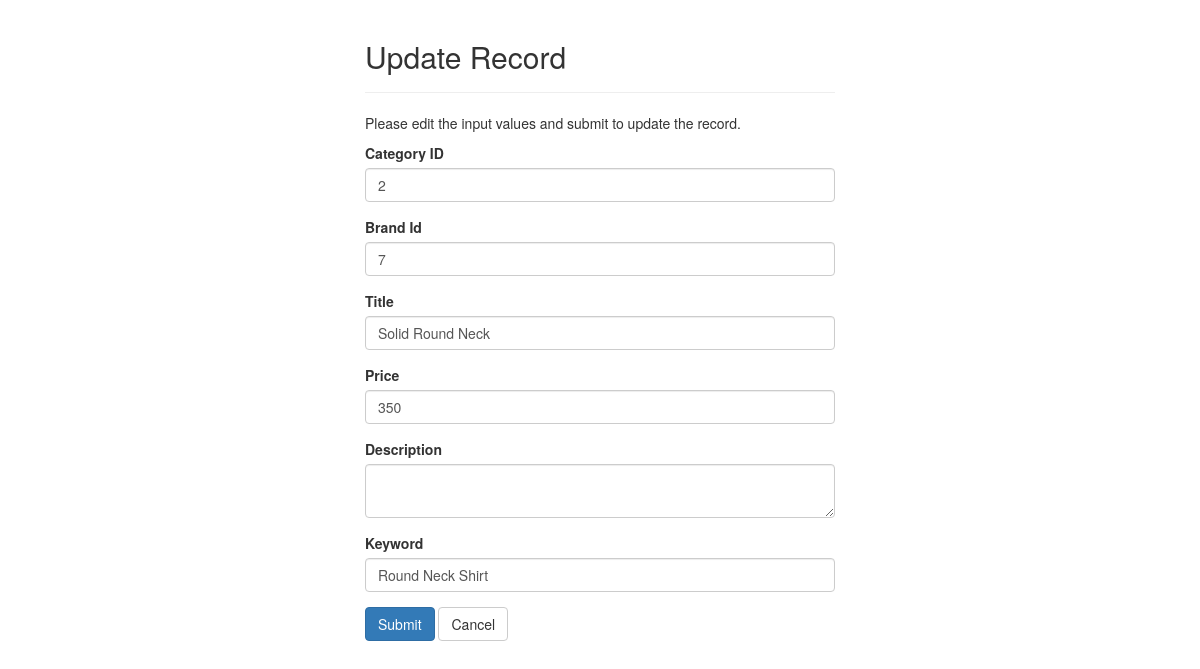
Screenshot of /update.php?id=8 with the database file from the repository.
### tables this page shows
CREATE TABLE `products` (
  `product_id` int(100) NOT NULL,
  `product_cat` int(100) NOT NULL,
  `product_brand` int(100) NOT NULL,
  `product_title` varchar(255) NOT NULL,
  `product_price` int(100) NOT NULL,
  `product_desc` text NOT NULL,
  `product_image` text NOT NULL,
  `product_keywords` text NOT NULL,
  `pro_qty` int(11) NOT NULL
);

### update.php (the view, shortened to what this page needs)
<?php
require_once 'config.php';
$cat=$brand=$title = $price = $desc =$filetmp=$keyword=$filetmp=$filename= "";
$cat_err=$brand_err=$title_err = $price_err = $desc_err =$image_err =$keyword_err="";
if(isset($_POST["id"]) && !empty($_POST["id"])){
    $id = $_POST["id"];
    $input_name = trim($_POST["cat"]);
    if(empty($input_name)){
        $cat_err = "Please enter a Product name.";
    }
     else{
        $cat = $input_name;
    }
    $input_name = trim($_POST["brand"]);
    if(empty($input_name)){
        $brand_err = "Please enter a Product name.";
    }
     else{
        $brand = $input_name;
    }
    $input_name = trim($_POST["title"]);
    if(empty($input_name)){
        $title_err = "Please enter a Product name.";
    }
     else{
        $title = $input_name;
    }
    $input_address = trim($_POST["price"]);
    if(empty($input_address)){
        $price_err = 'Please enter an Price.';
    } else{
        $price = $input_address;
    }
    $input_salary = trim($_POST["desc"]);
    if(empty($input_salary)){
        $desc_err = "Please enter the Description.";
    } else{
        $desc = $input_salary;
    }
     $input_address = trim($_POST["keyword"]);
    if(empty($input_address)){
        $keyword_err = 'Please enter an keyword.';
    } else{
        $keyword = $input_address;
    }
    if(empty($cat_err) && empty($brand_err) && empty($title_err) && empty($price_err) && empty($desc_err)  && empty($keyword_err)){
        $sql = "UPDATE products SET product_cat=?,product_brand=?,product_title=?, product_price=?, product_desc=?,product_keywords=? WHERE product_id=?";
        if($stmt = mysqli_prepare($link, $sql)){
            mysqli_stmt_bind_param($stmt, "ssssssi", $param_cat,$param_brand,$param_title, $param_price, $param_desc,$param_keyword,$param_id);
             $param_cat= $cat;
              $param_brand= $brand;
            $param_title= $title;
            $param_price = $price;
            $param_desc = $desc;
            $param_keyword=$keyword;
                $param_id = $id;
            if(mysqli_stmt_execute($stmt)){
                header("location: index1.php");
                exit();
            } else{
                echo "Something went wrong. Please try again later.";
            }
        }
        mysqli_stmt_close($stmt);
    }
    mysqli_close($link);
} else{
    if(isset($_GET["id"]) && !empty(trim($_GET["id"]))){
        $sql = "SELECT * FROM products WHERE product_id = ?";
        if($stmt = mysqli_prepare($link, $sql)){
            mysqli_stmt_bind_param($stmt, "i", $param_id);
            if(mysqli_stmt_execute($stmt)){
                $result = mysqli_stmt_get_result($stmt);
                if(mysqli_num_rows($result) == 1){
                    $row = mysqli_fetch_array($result, MYSQLI_ASSOC);
                    $cat = $row["product_cat"];
                    $brand = $row["product_brand"];
                    $title = $row["product_title"];
                    $price = $row["product_price"];
                    $desc = $row["product_desc"];
                     $keyword = $row["product_keywords"];
                } else{
                    header("location: error.php");
                    exit();
                }
            } else{
                echo "Oops! Something went wrong. Please try again later.";
            }
        }
    }  else{
        header("location: error.php");
        exit();
    }
}
?>
<!DOCTYPE html>
<html lang="en">
<head>
    <link rel="stylesheet" href="https://maxcdn.bootstrapcdn.com/bootstrap/3.3.7/css/bootstrap.css">
</head>
<body>
    <div class="wrapper">
        <div class="container-fluid">
            <div class="row">
                <div class="col-md-12">
                    <div class="page-header">
                        <h2>Update Record</h2>
                    </div>
                    <p>Please edit the input values and submit to update the record.</p>
                    <form action="<?php echo htmlspecialchars(basename($_SERVER['REQUEST_URI'])); ?>" method="post">
                         <div class="form-group <?php echo (!empty($cat_err)) ? 'has-error' : ''; ?>">
                            <label>Category ID</label>
                            <input type="text" name="cat" class="form-control" value="<?php echo $cat; ?>">
                        </div>
                         <div class="form-group <?php echo (!empty($brand_err)) ? 'has-error' : ''; ?>">
                            <label>Brand Id</label>
                            <input type="text" name="brand" class="form-control" value="<?php echo $brand; ?>">
                        </div>
                        <div class="form-group <?php echo (!empty($title_err)) ? 'has-error' : ''; ?>">
                            <label>Title</label>
                            <input type="text" name="title" class="form-control" value="<?php echo $title; ?>">
                        </div>
                        <div class="form-group <?php echo (!empty($price_err)) ? 'has-error' : ''; ?>">
                            <label>Price</label>
                            <input type="text" name="price" class="form-control" value="<?php echo $price; ?>">
                        </div>
                        <div class="form-group <?php echo (!empty($desc_err)) ? 'has-error' : ''; ?>">
                            <label>Description</label>
                            <textarea name="desc" class="form-control"  value="<?php echo $desc; ?>"></textarea>
                        </div>
                         <div class="form-group <?php echo (!empty($keyword_err)) ? 'has-error' : ''; ?>">
                            <label>Keyword</label>
                            <input type="text" name="keyword" class="form-control" value="<?php echo $keyword; ?>">
                        </div>
                        <input type="submit" class="btn btn-primary" value="Submit">
                        <a href="index1.php" class="btn btn-default">Cancel</a>
                    </form>
                </div>
            </div>
        </div>
    </div>
</body>
</html>

### update.php (style rules this page uses)
.wrapper { width: 500px; margin: 0 auto; }

### rows the page displays
products: cat "2", brand "7", title "Solid Round Neck", price "350", keyword "Round Neck Shirt"
